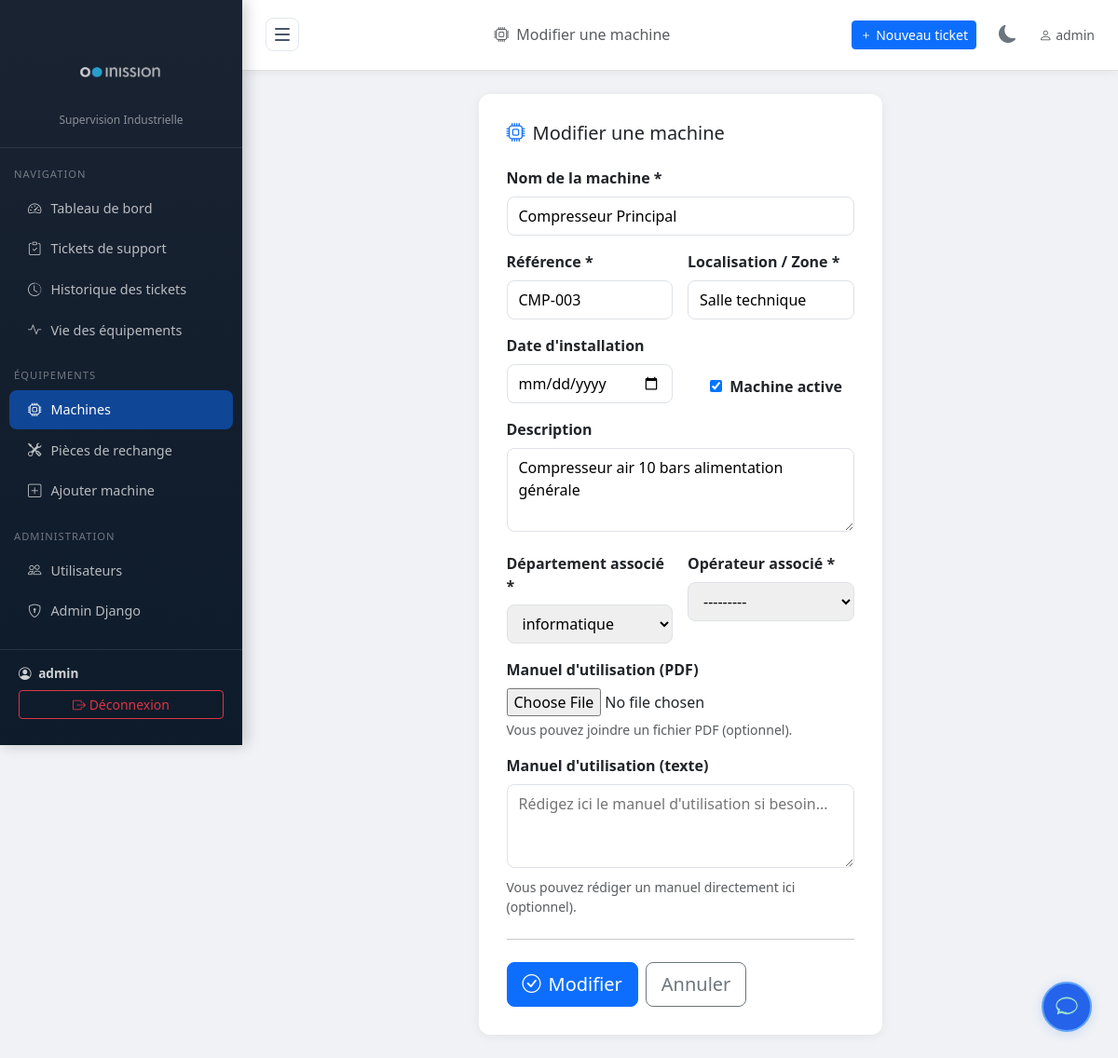
Screenshot of /machines/7/modifier/ (signed in) with the database file from the repository.
### tickets/models.py (models this page shows, shortened)
class Machine(models.Model):
    nom = models.CharField(max_length=200, verbose_name="Nom de la machine")
    reference = models.CharField(max_length=100, unique=True, verbose_name="Référence")
    localisation = models.CharField(max_length=200, verbose_name="Localisation / Zone")
    description = models.TextField(blank=True, verbose_name="Description")
    actif = models.BooleanField(default=True, verbose_name="Active")
    date_installation = models.DateField(null=True, blank=True, verbose_name="Date d'installation")
    department = models.ForeignKey('Department', on_delete=models.SET_NULL, null=True, blank=True, verbose_name="Département associé")
    operator = models.ForeignKey('OperatorProfile', on_delete=models.SET_NULL, null=True, blank=True, verbose_name="Opérateur assigné")
    manuel_pdf = models.FileField(upload_to='machines/manuals/', blank=True, null=True, verbose_name="Manuel d'utilisation (PDF)")
    manuel_texte = models.TextField(blank=True, null=True, verbose_name="Manuel d'utilisation (texte)")
    class Meta:
        verbose_name = "Machine"
        verbose_name_plural = "Machines"
        ordering = ['nom']

### tickets/views.py (the view)
# urls.py: path('machines/<int:pk>/modifier/', views.machine_edit, name='machine_edit'),
@login_required
def machine_edit(request, pk):
    if not is_admin_or_supervisor(request.user):
        messages.error(request, "Vous n'avez pas la permission de modifier une machine.")
        return redirect('dashboard')
    machine = get_object_or_404(Machine, pk=pk)
    if request.method == 'POST':
        form = MachineForm(request.POST, request.FILES, instance=machine)
        if form.is_valid():
            form.save()
            messages.success(request, f"Machine '{machine.nom}' mise à jour.")
            return redirect('machine_list')
    else:
        form = MachineForm(instance=machine)
    return render(request, 'tickets/machine_form.html', {'form': form, 'machine': machine, 'action': 'Modifier'})

### tickets/models.py (called while the page is built)
    def __str__(self):
        return self.nom

    def __str__(self):
        return f"{self.user.username} ({self.get_role_display()}) - {self.department or 'Sans département'}"

### tickets/templatetags/permissions.py (called while the page is built)
@register.filter
def is_admin_or_supervisor(user):
    if user.is_superuser or user.is_staff:
        return True
    profile = getattr(user, 'operatorprofile', None)
    return profile and profile.role == 'superviseur'

### tickets/views.py (called while the page is built)
def is_admin_or_supervisor(user):
    if user.is_superuser or user.is_staff:
        return True
    profile = getattr(user, 'operatorprofile', None)
    return profile and profile.role == 'superviseur'

### tickets/templates/tickets/machine_form.html (shortened to what this page needs)
{% extends 'tickets/base.html' %}
{% block page_title %}<i class="bi bi-cpu me-2"></i>{{ action }} une machine{% endblock %}
{% block content %}
<div class="row justify-content-center">
    <div class="col-lg-6">
        <div class="form-card">
            <h5 class="mb-4"><i class="bi bi-cpu me-2 text-primary"></i>{{ action }} une machine</h5>
            <form method="post" enctype="multipart/form-data">
                <div class="row g-3">
                    <div class="col-12">
                        <label class="form-label fw-bold">Nom de la machine *</label>
                        {{ form.nom }}
                    </div>
                    <div class="col-md-6">
                        <label class="form-label fw-bold">Référence *</label>
                        {{ form.reference }}
                    </div>
                    <div class="col-md-6">
                        <label class="form-label fw-bold">Localisation / Zone *</label>
                        {{ form.localisation }}
                    </div>
                    <div class="col-md-6">
                        <label class="form-label fw-bold">Date d'installation</label>
                        {{ form.date_installation }}
                    </div>
                    <div class="col-md-6 d-flex align-items-end pb-1">
                        <div class="form-check">
                            {{ form.actif }}
                            <label class="form-check-label fw-bold ms-1">Machine active</label>
                        </div>
                    </div>
                    <div class="col-12">
                        <label class="form-label fw-bold">Description</label>
                        {{ form.description }}
                    </div>
                        <div class="col-md-6">
                            <label class="form-label fw-bold">Département associé *</label>
                            {{ form.department }}
                        </div>
                        <div class="col-md-6">
                            <label class="form-label fw-bold">Opérateur associé *</label>
                            {{ form.operator }}
                        </div>
                    <div class="col-12">
                        <label class="form-label fw-bold">Manuel d'utilisation (PDF)</label>
                        {{ form.manuel_pdf }}
                        <div class="form-text">Vous pouvez joindre un fichier PDF (optionnel).</div>
                    </div>
                    <div class="col-12">
                        <label class="form-label fw-bold">Manuel d'utilisation (texte)</label>
                        {{ form.manuel_texte }}
                        <div class="form-text">Vous pouvez rédiger un manuel directement ici (optionnel).</div>
                    </div>
                </div>
                <hr class="my-4">
                <div class="d-flex gap-2">
                    <button type="submit" class="btn btn-primary btn-lg">
                        <i class="bi bi-check-circle me-2"></i>{{ action }}
                    </button>
                    <a href="{% url 'machine_list' %}" class="btn btn-outline-secondary btn-lg">Annuler</a>
                </div>
            </form>
        </div>
    </div>
</div>
{% endblock %}

### tickets/templates/tickets/base.html (shortened to what this page needs)
{% load static %}
{% load permissions %}
<!DOCTYPE html>
<html lang="fr">
<head>
    <link href="https://cdnjs.cloudflare.com/ajax/libs/bootstrap/5.3.2/css/bootstrap.min.css" rel="stylesheet">
    <link href="https://cdnjs.cloudflare.com/ajax/libs/bootstrap-icons/1.11.3/font/bootstrap-icons.min.css" rel="stylesheet">
</head>
<body>
{% if user.is_authenticated %}
<div id="sidebar" class="sidebar d-flex flex-column">
    <div class="sidebar-inner">
    <div class="sidebar-brand flex-shrink-0">
        <img src="{% static 'img/inission.png' %}" alt="Inission Logo" class="brand-icon" style="background: none; width: 150px; height: 100px; object-fit: contain; border-radius: 12px; border: none; box-shadow: none; display: flex; align-items: center; justify-content: center; margin: 0 auto 0;" />
        <small style="margin-top: 0; display: block;">Supervision Industrielle</small>
    </div>
    <nav class="mt-2 flex-grow-1">
        <div class="sidebar-section">Navigation</div>
        <a href="{% url 'dashboard' %}" class="nav-link {% if request.resolver_match.url_name == 'dashboard' %}active{% endif %}">
            <i class="bi bi-speedometer2"></i><span>Tableau de bord</span>
        </a>
        <a href="{% url 'demande_dashboard' %}" class="nav-link {% if 'demande' in request.resolver_match.url_name %}active{% endif %}">
            <i class="bi bi-clipboard-check"></i><span>Tickets de support</span>
        </a>
            <a href="{% url 'ticket_history_list' %}" class="nav-link {% if request.resolver_match.url_name == 'ticket_history_list' %}active{% endif %}">
                <i class="bi bi-clock-history"></i><span>Historique des tickets</span>
            </a>
        <a href="{% url 'viee_dashboard' %}" class="nav-link {% if 'viee' in request.resolver_match.url_name %}active{% endif %}">
            <i class="bi bi-activity"></i><span>Vie des équipements</span>
        </a>
        {% if user|is_admin_or_supervisor %}
        <div class="sidebar-section">Équipements</div>
        <a href="{% url 'machine_list' %}" class="nav-link {% if 'machine' in request.resolver_match.url_name %}active{% endif %}">
            <i class="bi bi-cpu"></i><span>Machines</span>
        </a>
            <a href="{% url 'machine_spare_parts' %}" class="nav-link {% if request.resolver_match.url_name == 'machine_spare_parts' %}active{% endif %}">
                <i class="bi bi-tools"></i><span>Pièces de rechange</span>
            </a>
        <a href="{% url 'machine_create' %}" class="nav-link">
            <i class="bi bi-plus-square"></i><span>Ajouter machine</span>
        </a>
        {% endif %}
        {% if user.is_staff %}
        <div class="sidebar-section">Administration</div>
        <a href="{% url 'user_list' %}" class="nav-link {% if 'user' in request.resolver_match.url_name %}active{% endif %}">
            <i class="bi bi-people"></i><span>Utilisateurs</span>
        </a>
        <a href="/admin/" class="nav-link">
            <i class="bi bi-shield-lock"></i><span>Admin Django</span>
        </a>
        {% endif %}
    </nav>
    <div class="sidebar-footer flex-shrink-0">
        <div class="user-info">
            <i class="bi bi-person-circle me-1"></i>
            <strong>{{ user.get_full_name|default:user.username }}</strong>
        </div>
        <form action="{% url 'logout' %}" method="post" style="margin-top:8px;">
            <button type="submit" class="btn btn-sm btn-outline-danger w-100">
                <i class="bi bi-box-arrow-right"></i> <span>Déconnexion</span>
            </button>
        </form>
    </div>
    </div>
</div>
<div id="main" class="main-content">
    <div class="topbar">
        <button id="toggle-btn" onclick="toggleSidebar()">
            <span></span>
            <span></span>
            <span></span>
        </button>
        <h6 class="mb-0 text-muted">{% block page_title %}{% endblock %}</h6>
        <div class="d-flex align-items-center gap-3">
            <a href="{% url 'demande_create' %}" class="btn btn-primary btn-sm">
                <i class="bi bi-plus"></i> Nouveau ticket
            </a>
            <button class="theme-toggle-btn" onclick="toggleTheme()" title="Basculer le thème">
                <i class="bi bi-moon-fill" id="theme-icon"></i>
            </button>
            <span class="text-muted small"><i class="bi bi-person me-1"></i>{{ user.username }}</span>
        </div>
    </div>
    <div class="page-content">
        {% block content %}{% endblock %}
    </div>
</div>
{% endif %}
{% if user.is_authenticated %}
{% include "tickets/chatbot_widget.html" %}
{% endif %}
</body>
</html>

### tickets/templates/tickets/base.html (style rules this page uses)
:root { --sidebar-width: 260px; --primary: #1a2332; --accent: #0d6efd; --danger: #dc3545; }
body { background: #f0f2f5; font-family: 'Segoe UI', sans-serif; }
.sidebar { width: var(--sidebar-width); min-width: var(--sidebar-width); background: linear-gradient(180deg, #1a2332 0%, #0d1b2a 100%); min-height: 100vh; position: fixed; top: 0; left: 0; z-index: 1000; overflow-y: auto; overflow-x: hidden; box-shadow: 4px 0 15px rgba(0,0,0,0.2); max-height: 100vh; transition: width 0.3s ease, min-width 0.3s ease; }
.sidebar-inner { width: var(--sidebar-width); transition: width 0.3s ease; }
.sidebar-brand { padding: 20px; border-bottom: 1px solid rgba(255,255,255,0.1); text-align: center; }
.sidebar-brand small { color: rgba(255,255,255,0.5); font-size: 0.75rem; }
.sidebar-brand .brand-icon { width: 50px; height: 50px; background: white; border-radius: 12px; display: flex; align-items: center; justify-content: center; margin: 0 auto 10px; font-size: 1.5rem; position: relative; border: 2px solid #e0e0e0; }
.sidebar-brand .brand-icon::before { content: ''; position: absolute; width: 16px; height: 16px; border: 3px solid #000; border-radius: 50%; left: 8px; top: 50%; transform: translateY(-50%); }
.sidebar-brand .brand-icon::after { content: ''; position: absolute; width: 16px; height: 16px; background: #00a896; border-radius: 50%; right: 8px; top: 50%; transform: translateY(-50%); }
#toggle-btn { width: 36px; height: 36px; background: white; border: 1px solid #e2e8f0; border-radius: 8px; cursor: pointer; display: flex; flex-direction: column; align-items: center; justify-content: center; gap: 4px; transition: all 0.3s ease; margin-right: 15px; flex-shrink: 0; }
#sidebar:not(.collapsed) ~ #main { margin-left: var(--sidebar-width); }
#toggle-btn span { display: block; width: 16px; height: 2px; background: #475569; border-radius: 2px; transition: transform 0.3s, opacity 0.3s; }
.sidebar-section { padding: 10px 15px 5px; font-size: 0.7rem; color: rgba(255,255,255,0.4); text-transform: uppercase; letter-spacing: 1px; margin-top: 10px; }
.sidebar .nav-link { color: rgba(255,255,255,0.7); padding: 10px 20px; border-radius: 8px; margin: 2px 10px; font-size: 0.9rem; transition: all 0.2s; display: flex; align-items: center; gap: 10px; }
.sidebar .nav-link:hover, .sidebar .nav-link.active { background: rgba(13,110,253,0.3); color: #fff; }
.sidebar .nav-link.active { background: rgba(13,110,253,0.5); }
.sidebar-footer { padding: 15px 20px; border-top: 1px solid rgba(255,255,255,0.1); margin-top: 20px; }
.user-info { color: rgba(255,255,255,0.8); font-size: 0.85rem; }
.main-content { margin-left: var(--sidebar-width); min-height: 100vh; transition: margin-left 0.3s; }
.topbar { background: white; padding: 15px 25px; border-bottom: 1px solid #e0e0e0; box-shadow: 0 2px 10px rgba(0,0,0,0.05); display: flex; align-items: center; justify-content: space-between; }
.page-content { padding: 25px; }
.form-card { background: white; border-radius: 12px; box-shadow: 0 2px 12px rgba(0,0,0,0.06); padding: 30px; }
.theme-toggle-btn { background: none; border: none; color: #6c757d; font-size: 1.2rem; cursor: pointer; padding: 8px; border-radius: 6px; transition: all 0.3s ease; display: flex; align-items: center; justify-content: center; }

### tickets/templates/tickets/machine_form.html (style rules this page uses)
.form-card select, .form-card input[type=text], .form-card input[type=date], .form-card textarea { border-radius: 8px; border: 1px solid #dee2e6; padding: 8px 12px; width: 100%; }

### rows the page displays
Machine: nom "Compresseur Principal", reference "CMP-003", localisation "Salle technique", actif "☑", description "Compresseur air 10 bars alimentation générale", department "informatique", operator "---------"

### other values shown
{{ user.get_full_name|default:user.username }} "admin"
{{ action }} "Modifier"
{{ user.username }} "admin"
